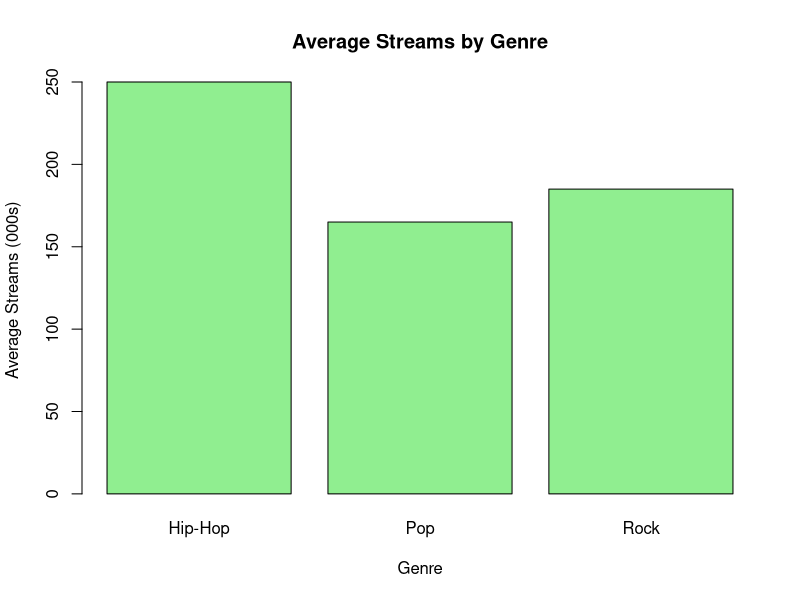

Here is the R script that generated this plot:
# Create Dataset
music_data <- data.frame(
  Song_ID = c(1, 2, 3, 4, 5),
  Duration = c(3.5, 4.2, 3.8, 5.0, 4.1),
  Streams = c(150, 200, 180, 250, 170),
  Genre = c("Pop", "Rock", "Pop", "Hip-Hop", "Rock")
)

# Calculate average streams
avg_streams <- aggregate(Streams ~ Genre,
                         data = music_data,
                         FUN = mean)

# Bar Chart
barplot(avg_streams$Streams,
        names.arg = avg_streams$Genre,
        main = "Average Streams by Genre",
        xlab = "Genre",
        ylab = "Average Streams (000s)",
        col = "lightgreen")
